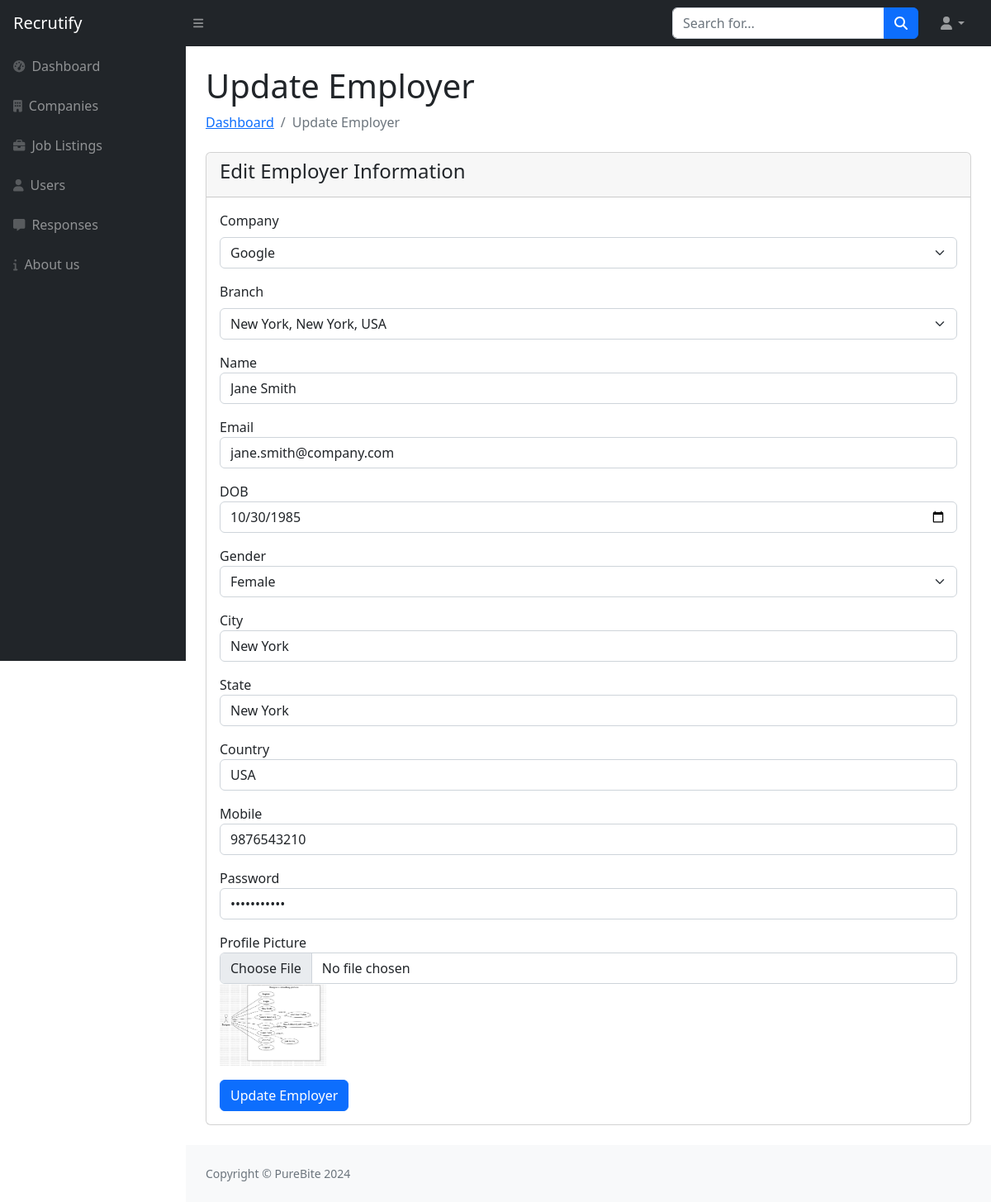
The app's page /admin/update-employer.php?user_id=4 with its own data.
### tables this page shows
CREATE TABLE `users_tbl` (
  `User_Id` int NOT NULL,
  `User_Type` enum('Admin','Jobseeker','Employer') NOT NULL DEFAULT 'Jobseeker',
  `Company_Id` int DEFAULT NULL,
  `Branch_Id` int DEFAULT NULL,
  `Name` varchar(50) NOT NULL,
  `Email` varchar(50) NOT NULL,
  `DOB` date DEFAULT NULL,
  `Gender` enum('Male','Female','Other') DEFAULT NULL,
  `City` varchar(50) NOT NULL,
  `State` varchar(50) NOT NULL,
  `Country` varchar(100) NOT NULL,
  `Mobile` varchar(20) NOT NULL,
  `Image` text,
  `Password` varchar(15) NOT NULL,
  `Status` enum('Active','Deleted') NOT NULL DEFAULT 'Active',
  `Register_Date` datetime NOT NULL
);

### admin/update-employer.php (the view, shortened to what this page needs)
<?php
include("sidebar.php");
if (isset($_GET['user_id'])) {
    $user_id = $_GET['user_id'];
    $fetch_query = "SELECT * FROM users_tbl WHERE User_Id = '$user_id' AND User_Type = 'Employer'";
    $result = mysqli_query($con, $fetch_query);
    if ($result && mysqli_num_rows($result) > 0) {
        $employer = mysqli_fetch_assoc($result);
    } else {
        echo "<script>alert('Employer not found'); location.href='users.php';</script>";
        exit;
    }
}
?>
<div id="layoutSidenav_content">
    <div class="container-fluid px-4">
        <h1 class="mt-4">Update Employer</h1>
        <ol class="breadcrumb mb-4">
            <li class="breadcrumb-item"><a href="index.php">Dashboard</a></li>
            <li class="breadcrumb-item active">Update Employer</li>
        </ol>
        <div class="card mb-4">
            <div class="card-header">
                <h4>Edit Employer Information</h4>
            </div>
            <div class="card-body">
                <form method="POST" enctype="multipart/form-data">
                    <div class="mb-3">
                        <label for="company_id" class="form-label">Company</label>
                        <select id="company_id" name="company_id" class="form-select" required>
                            <?php
                            $company_query = "SELECT Company_Id, Name FROM company_tbl";
                            $company_result = mysqli_query($con, $company_query);
                            while ($company = mysqli_fetch_assoc($company_result)) {
                                $selected = ($company['Company_Id'] == $employer['Company_Id']) ? "selected" : "";
                                echo "<option value='{$company['Company_Id']}' $selected>{$company['Name']}</option>";
                            }
                            ?>
                        </select>
                    </div>
                    <div class="mb-3">
                        <label for="branch_id" class="form-label">Branch</label>
                        <select id="branch_id" name="branch_id" class="form-select" required>
                            <?php
                            $branch_query = "SELECT Branch_Id, CONCAT(City, ', ', State, ', ', Country) as Address FROM branch_tbl WHERE Company_Id = '{$employer['Company_Id']}'";
                            $branch_result = mysqli_query($con, $branch_query);
                            while ($branch = mysqli_fetch_assoc($branch_result)) {
                                $selected = ($branch['Branch_Id'] == $employer['Branch_Id']) ? "selected" : "";
                                echo "<option value='{$branch['Branch_Id']}' $selected>{$branch['Address']}</option>";
                            }
                            ?>
                        </select>
                    </div>
                    <div class="mb-3"><label>Name</label><input type="text" name="name" value="<?php echo $employer['Name']; ?>" class="form-control" required></div>
                    <div class="mb-3"><label>Email</label><input type="email" name="email" value="<?php echo $employer['Email']; ?>" class="form-control" required></div>
                    <div class="mb-3"><label>DOB</label><input type="date" name="dob" value="<?php echo $employer['DOB']; ?>" class="form-control" required></div>
                    <div class="mb-3"><label>Gender</label>
                        <select name="gender" class="form-select" required>
                            <option value="Female" <?php echo ($employer['Gender'] == "Female") ? "selected" : ""; ?>>Female</option>
                        </select>
                    </div>
                    <div class="mb-3"><label>City</label><input type="text" name="city" value="<?php echo $employer['City']; ?>" class="form-control" required></div>
                    <div class="mb-3"><label>State</label><input type="text" name="state" value="<?php echo $employer['State']; ?>" class="form-control" required></div>
                    <div class="mb-3"><label>Country</label><input type="text" name="country" value="<?php echo $employer['Country']; ?>" class="form-control" required></div>
                    <div class="mb-3"><label>Mobile</label><input type="text" name="mobile" value="<?php echo $employer['Mobile']; ?>" class="form-control" required></div>
                    <div class="mb-3"><label>Password</label><input type="password" name="password" value="<?php echo $employer['Password']; ?>" class="form-control" required></div>
                    <div class="mb-3">
                        <label>Profile Picture</label>
                        <input type="file" name="image" class="form-control">
                        <?php if (!empty($employer['Image'])) { ?>
                            <img src="../<?php echo $employer['Image']; ?>" alt="Current Image" height="100">
                        <?php } ?>
                    </div>
                    <button type="submit" name="update" class="btn btn-primary">Update Employer</button>
                </form>
            </div>
        </div>
    </div>
<?php include("footer.php"); ?>

### records on screen
users_tbl: name "Jane Smith", email "jane.smith@company.com", dob "10/30/1985", gender "Female", city "New York", state "New York", country "USA", mobile "9876543210", Image (picture)

### other values on screen
form field company_id "Google"
form field branch_id "New York, New York, USA"
